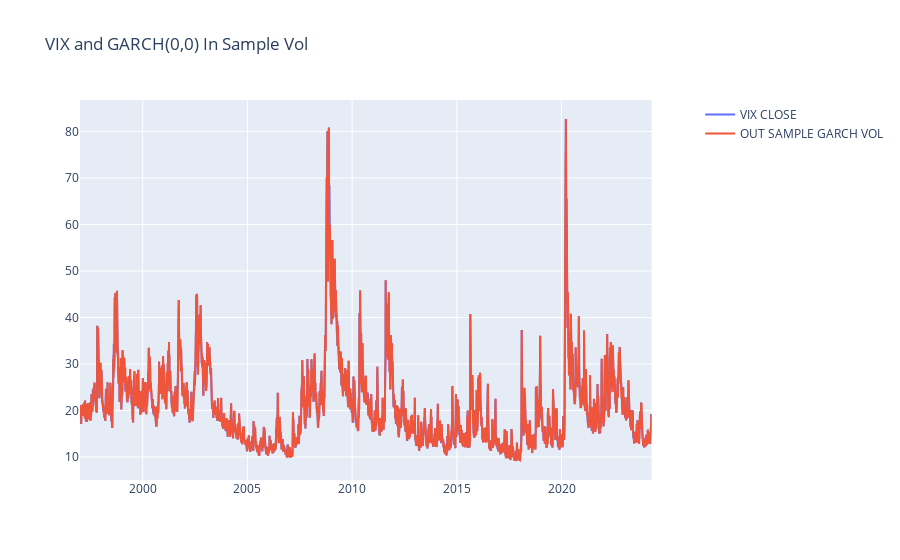

The notebook cell saved with this chart:
### Code cell
arima_010 =rolling_arima(df_vix["close"].iloc[-20:],df_vix_test["close"],0,1,0)

### Figure 1 — Plotly figure (JSON) as saved in the notebook; plotly's stock layout.template omitted (floating-point values rounded to 4 significant figures; data arrays with more than 128 entries replaced by an {"elided": "..."} marker saying what was removed)
{"data": [{"mode": "lines", "name": "VIX CLOSE", "type": "scatter", "x": {"elided": "6870 str values"}, "xaxis": "x", "y": {"elided": "6870 float values"}, "yaxis": "y"}, {"mode": "lines", "name": "OUT SAMPLE GARCH VOL", "type": "scatter", "x": {"elided": "6870 str values"}, "xaxis": "x", "y": {"elided": "6870 float values"}, "yaxis": "y"}], "layout": {"title": {"text": "VIX and GARCH(0,0) In Sample Vol"}, "xaxis": {"anchor": "y", "domain": [0, 0.94]}, "yaxis": {"anchor": "x", "domain": [0, 1]}, "yaxis2": {"anchor": "x", "overlaying": "y", "side": "right"}}}
